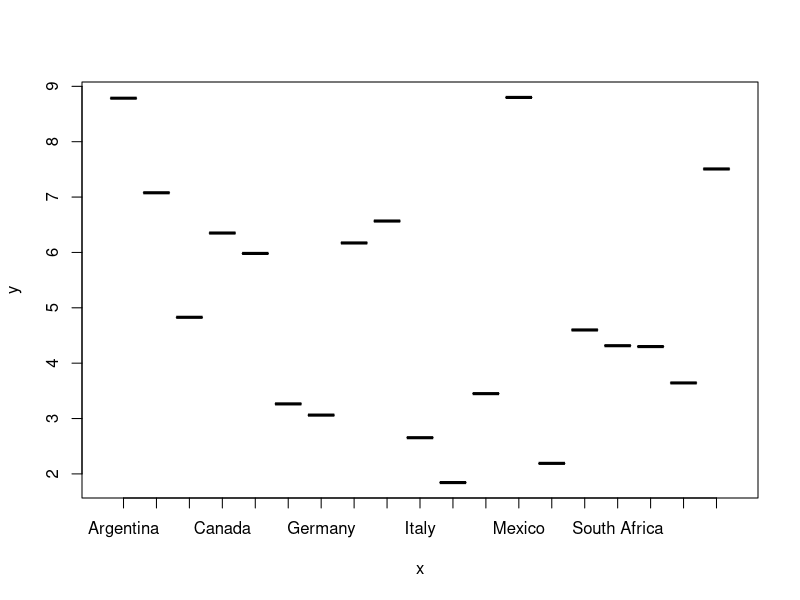
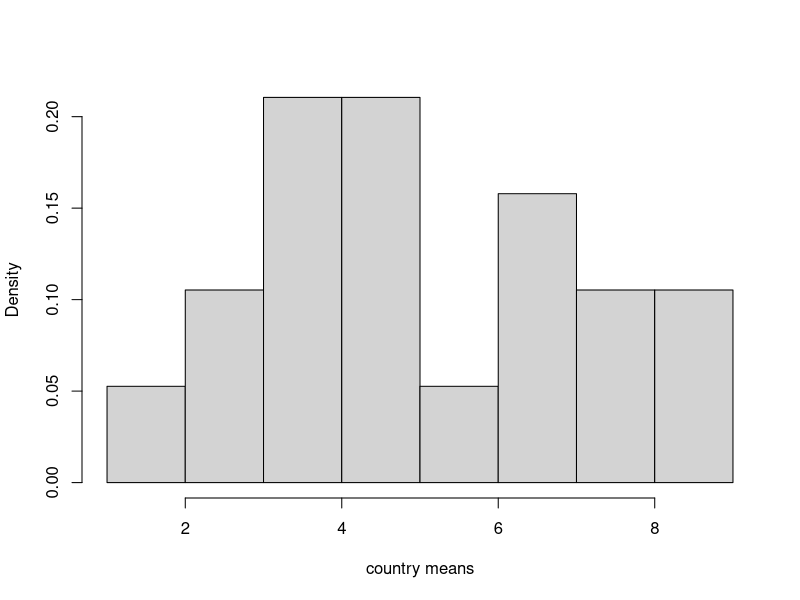
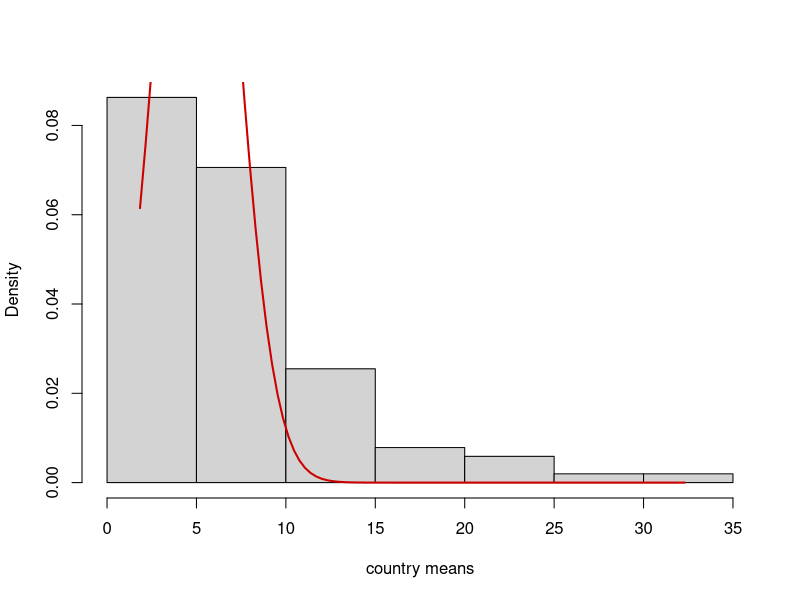
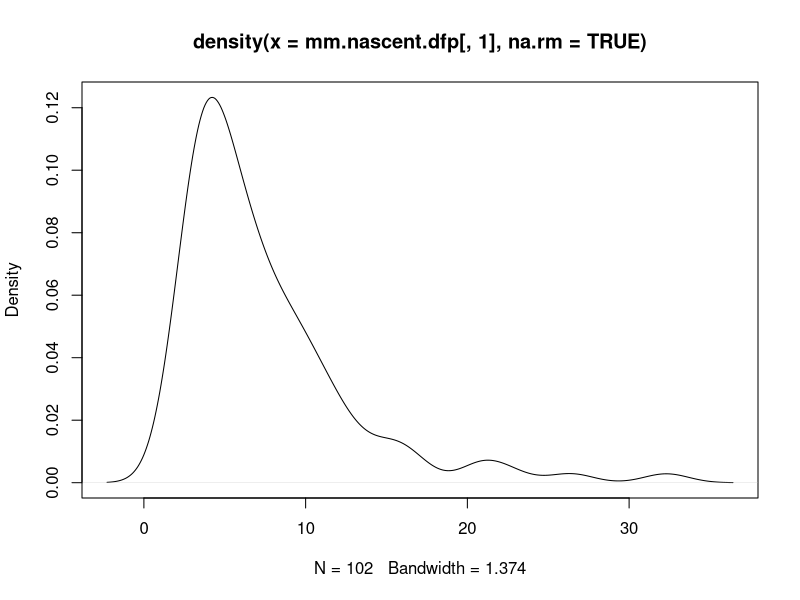
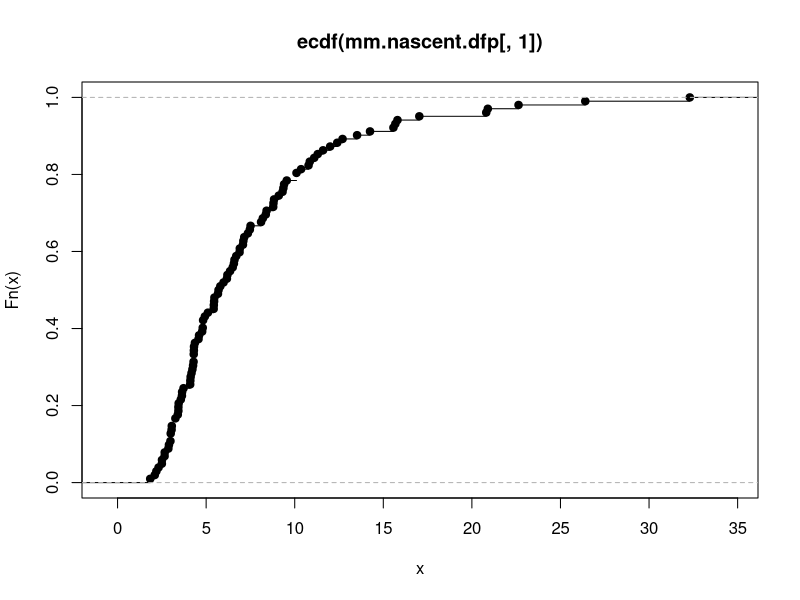
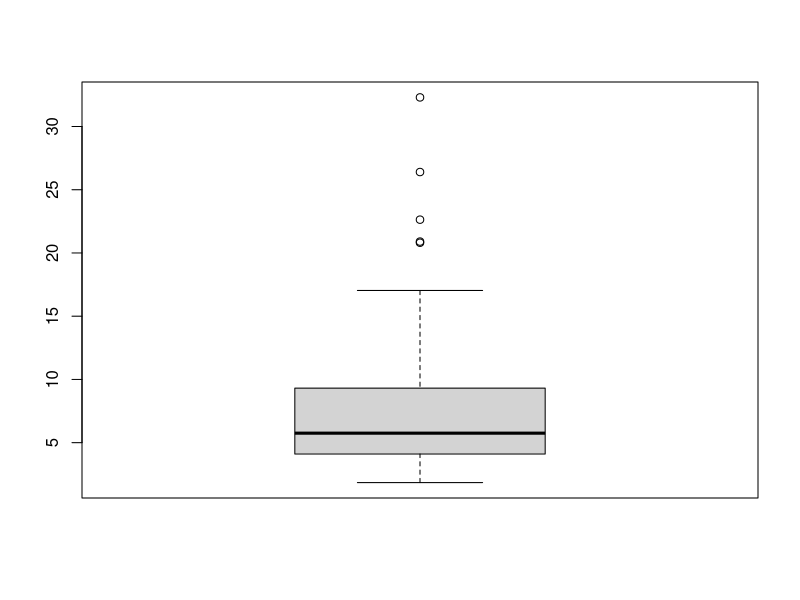

These charts were generated, in order, by the following R code: (Note: this script raises an error after producing the figures.)
#established business ownership rates (import data)
nascent = read.csv(file = "nascent.csv", sep = ";", head = TRUE)
head(nascent)
# let's change the "-" to NAs
nascent[nascent=="-"] = NA

# what is the class of variables? Can we perform any analysis?
is.numeric(nascent[,2]) # not numeric so we have to transform them in order to do anything
nascent[,2:15] = sapply(nascent[,2:15], as.character)
nascent[,2:15] = sapply(nascent[,2:15], as.numeric)
is.numeric(nascent[,2])

# let's name the columns nicely
nascent.names = c("country", "2001":"2014")
colnames(nascent) = nascent.names

# let's try to extract the g20 countries
g20 = factor(c("Argentina", "Australia", "Brazil", "Canada", "China", "France", "Germany", "India", "Indonesia", "Italy", "Japan", "Korea (South)", "Mexico", "Russia", "Saudi Arabia", "South Africa", "Turkey", "United Kingdom", "United States of America"))
nascent.g20 = subset(nascent,  nascent$country == "Argentina" | nascent$country == "Australia" | nascent$country == "Brazil" | nascent$country == "China" | nascent$country == "France" | nascent$country == "India" | nascent$country == "Indonesia" | nascent$country == "Japan" | nascent$country =="Canada" | nascent$country == "Korea (South)" | nascent$country == "Mexico" | nascent$country == "Germany" |nascent$country == "Saudi Arabia" | nascent$country == "South Africa" | nascent$country == "Russia" | nascent$country == "United States of America" | nascent$country == "Turkey" | nascent$country == "United Kingdom" | nascent$country == "Italy")
# it's an awful command but works, must do for now
head(nascent.g20)
# let's name the rows nicely
rownames(nascent.g20) = g20

rownames(nascent)=nascent$"country"
nascent$country=NULL
head(nascent)

#let's transpose
nascent.g20t = t(nascent.g20)

# remove the first column
nascent.g20$country = NULL
nascent.g20

# means per country
nascent.g20t = t(nascent.g20)
nascent.t=t(nascent)
means.nascent = c(rowMeans(nascent.g20, na.rm = TRUE))
means.nascent.p=c(rowMeans(nascent, na.rm=TRUE))
head(means.nascent.p)
# install matrixStats package
# install.packages("matrixStats")
library("matrixStats")

#
median.nascent = c(colMedians(nascent.g20t, na.rm = TRUE))
median.nascent.p=c(colMedians(nascent.t, na.rm=TRUE))
# create an mm dataframe
mm.nascent.df = data.frame(means.nascent, median.nascent)
mm.nascent.dfp= data.frame(means.nascent.p, median.nascent.p)
# subset the countries by the mean
subset(mm.nascent.df, mm.nascent.df$means.nascent < mean(mm.nascent.df[,1]))
subset(mm.nascent.df, mm.nascent.df$means.nascent > mean(mm.nascent.df[,1]))

# subset the countries by the median
subset(mm.nascent.df, mm.nascent.df$median.nascent < median(mm.nascent.df[,2]))
subset(mm.nascent.df, mm.nascent.df$median.nascent > median(mm.nascent.df[,2]))

# which country has the lowest/highest mean
rownames(mm.nascent.df[which(mm.nascent.df[,1] == min(mm.nascent.df[,1])),])
rownames(mm.nascent.df[which(mm.nascent.df[,1] == max(mm.nascent.df[,1])),])

# which country has the lowest/highest median
rownames(mm.nascent.df[which(mm.nascent.df[,2] == min(mm.nascent.df[,2])),])
rownames(mm.nascent.df[which(mm.nascent.df[,2] == max(mm.nascent.df[,2])),])

# plot means
plot(g20, mm.nascent.df[,1])

# is the data normally distributed?
hist(mm.nascent.df$means.nascent, freq = FALSE, xlab = 'country means', main = NULL)
g = seq(na.omit(min(mm.nascent.df$means.nascent), max(mm.nascent.df$means.nascent)), length=100) #Create a grid
dens.norm = dnorm(g, mean(mm.nascent.dfp$means.nascent.p), sd(mm.nascent.dfp$means.nascent.p)) #Compute the normal density on g
lines(g, dens.norm, col="red3", lwd=2)

hist(mm.nascent.dfp$means.nascent.p, freq = FALSE, xlab = 'country means', main = NULL)
g = seq(min(mm.nascent.dfp$means.nascent.p,na.rm = TRUE), max(mm.nascent.dfp$means.nascent.p,na.rm = TRUE), length=100) #Create a grid
dens.norm = dnorm(g, mean(mm.nascent.df$means.nascent), sd(mm.nascent.df$means.nascent)) #Compute the normal density on g
lines(g, dens.norm, col="red3", lwd=2)

#KDE using gaussian Kernel
mm.nascent.df
density(mm.nascent.dfp[,1],na.rm=TRUE)
plot(density(mm.nascent.dfp[,1],na.rm=TRUE))
#Emperical cdf
ecdf(mm.nascent.dfp[,1])
plot(ecdf(mm.nascent.dfp[,1]))
#Mean characteristics and measures of the sample
summary(mm.nascent.dfp[,1]) 
boxplot(mm.nascent.dfp[,1])
mm.nascent.dfp
mm.oppo.dfp

mm.nascent.a=mm.nascent.dfp[-c(89,91,74),]

mm.nascent.a
which(rownames(mm.nascent.dfp)=="Taiwan")
which(rownames(mm.nascent.dfp)=="Tonga Islands")
which(rownames(mm.nascent.dfp)=="Puerto Rico")
